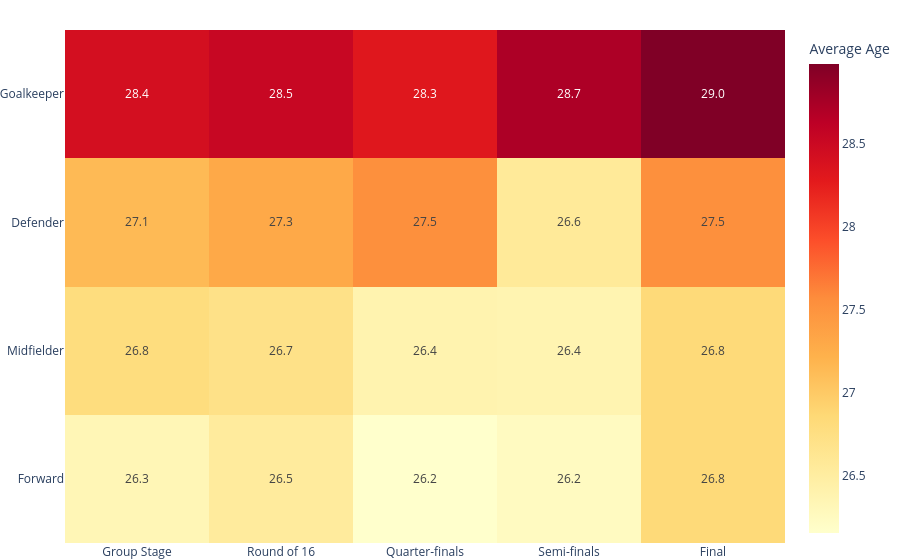

Here is the notebook cell this chart was saved with:
### Code cell
# Heatmap
heatmap_data = df_age_stage.pivot_table(
    index='position',           # Rows: Tactical positions
    columns='final_position',   # Columns: Stages reached
    values='avg_age_p_pos',     # Heatmap cell values: Average age
    aggfunc='mean'              # Aggregate by taking the mean
)

position_order = ['Goalkeeper', 'Defender', 'Midfielder', 'Forward']
stage_order = [
        "Group Stage",
        "Round of 16",
        "Quarter-finals",
        "Semi-finals",
        "Final"
]

# Apply the logical sorting, keeping only columns/rows that exist to prevent errors
existing_positions = [p for p in position_order if p in heatmap_data.index]
existing_stages = [s for s in stage_order if s in heatmap_data.columns]
heatmap_data = heatmap_data.loc[existing_positions, existing_stages]

# 3. Render the Heatmap with Plotly Express
fig_heatmap = px.imshow(
    heatmap_data,
    labels=dict(
        x="Tournament Stage", 
        y="Tactical Position", 
        color="Average Age"
    ),
    x=heatmap_data.columns,
    y=heatmap_data.index,
    text_auto='.1f',                  # Display the age inside each cell with 1 decimal
    aspect="auto",                    # Stretch to fit the Streamlit container
    color_continuous_scale='YlOrRd',  # Yellow (young) to Red (old) color scale
    origin='upper'                    # Keeps Goalkeeper at the top of the Y axis
)

# Optional: Tweak the layout for a cleaner look
fig_heatmap.update_layout(
    xaxis_title=None,
    yaxis_title=None,
    plot_bgcolor='rgba(0,0,0,0)',
    margin=dict(l=0, r=0, t=30, b=0)
)

fig_heatmap.show()

### Figure 1 — Plotly figure (JSON) as saved in the notebook; plotly's stock layout.template omitted (floating-point values rounded to 4 significant figures)
{"data": [{"coloraxis": "coloraxis", "hovertemplate": "Tournament Stage: %{x}<br>Tactical Position: %{y}<br>Average Age: %{z}<extra></extra>", "name": "0", "texttemplate": "%{z:.1f}", "type": "heatmap", "x": ["Group Stage", "Round of 16", "Quarter-finals", "Semi-finals", "Final"], "xaxis": "x", "y": ["Goalkeeper", "Defender", "Midfielder", "Forward"], "yaxis": "y", "z": [[28.42, 28.53, 28.31, 28.72, 28.98], [27.14, 27.3, 27.54, 26.57, 27.54], [26.79, 26.71, 26.39, 26.38, 26.84], [26.34, 26.54, 26.16, 26.25, 26.84]]}], "layout": {"coloraxis": {"autocolorscale": false, "colorbar": {"title": {"text": "Average Age"}}, "colorscale": [[0, "rgb(255,255,204)"], [0.125, "rgb(255,237,160)"], [0.25, "rgb(254,217,118)"], [0.375, "rgb(254,178,76)"], [0.5, "rgb(253,141,60)"], [0.625, "rgb(252,78,42)"], [0.75, "rgb(227,26,28)"], [0.875, "rgb(189,0,38)"], [1, "rgb(128,0,38)"]]}, "margin": {"b": 0, "l": 0, "r": 0, "t": 30}, "plot_bgcolor": "rgba(0,0,0,0)", "xaxis": {"anchor": "y", "domain": [0, 1], "title": {}}, "yaxis": {"anchor": "x", "autorange": "reversed", "domain": [0, 1], "title": {}}}}
